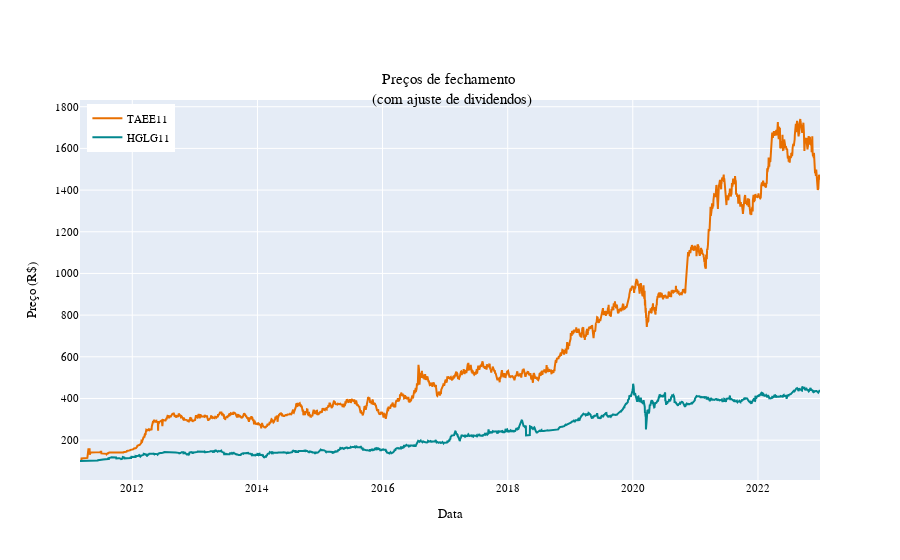

Source (notebook cell):
### Code cell
fig = go.Figure()
fig.add_trace(
    go.Scatter(
        x=taee_precos["data"],
        y=taee_precos["preco_aj_normalizado"],
        mode="lines",
        name="TAEE11",
        line=dict(color="#e86f00"),
    )
)
fig.add_trace(
    go.Scatter(
        x=precos["data"],
        y=precos["preco_aj_normalizado"],
        mode="lines",
        name="HGLG11",
        line=dict(color="#02878e"),
        
    )
)
fig.update_layout(
    font=dict(family="Fira Code", size=11, color="black"),
    title="Preços de fechamento <br> (com ajuste de dividendos)",
    title_x=0.5,
    title_y=0.85,
    xaxis_title="Data",
    yaxis_title="Preço (R$)",
    legend=dict(yanchor="top", y=0.99, xanchor="left", x=0.01),
)
fig.show()

### Figure 1 — Plotly figure (JSON) as saved in the notebook; plotly's stock layout.template omitted (floating-point values rounded to 4 significant figures; data arrays with more than 128 entries replaced by an {"elided": "..."} marker saying what was removed)
{"data": [{"line": {"color": "#e86f00"}, "mode": "lines", "name": "TAEE11", "type": "scatter", "x": {"elided": "2937 str values"}, "y": {"elided": "2937 float values"}}, {"line": {"color": "#02878e"}, "mode": "lines", "name": "HGLG11", "type": "scatter", "x": {"elided": "2937 str values"}, "y": {"elided": "2937 float values"}}], "layout": {"font": {"color": "black", "family": "Fira Code", "size": 11}, "legend": {"x": 0.01, "xanchor": "left", "y": 0.99, "yanchor": "top"}, "title": {"text": "Preços de fechamento <br> (com ajuste de dividendos)", "x": 0.5, "y": 0.85}, "xaxis": {"title": {"text": "Data"}}, "yaxis": {"title": {"text": "Preço (R$)"}}}}
